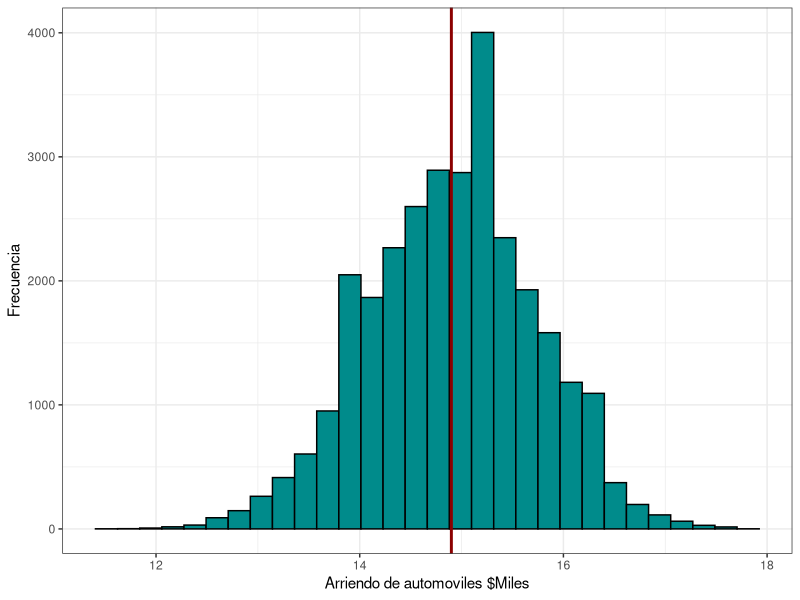

Recreate this plot in R.
library(ggplot2)

arriendo = c(10,12,14,15,15,19,13,17,18,16)
n = length(arriendo)

media_muestral = mean(arriendo)
S_muestral = sd(arriendo)

# Si se quiere llegar a la media x
set.seed(123)
n_boot = 30000
bs = replicate(n = n_boot, sample(arriendo,n,replace = T))
dist_madia_bs = colMeans(bs)

g = ggplot() +
  geom_histogram(aes(x = dist_madia_bs), bins = 30, fill ="darkcyan", color = "black") +
  geom_vline(xintercept = mean(dist_madia_bs), size = 1, color = "darkred") +
  xlab("Arriendo de automoviles $Miles") + ylab("Frecuencia") +
  theme_bw()

plot(g)

media_bs = mean(dist_madia_bs)

sd_bs = sd(dist_madia_bs)